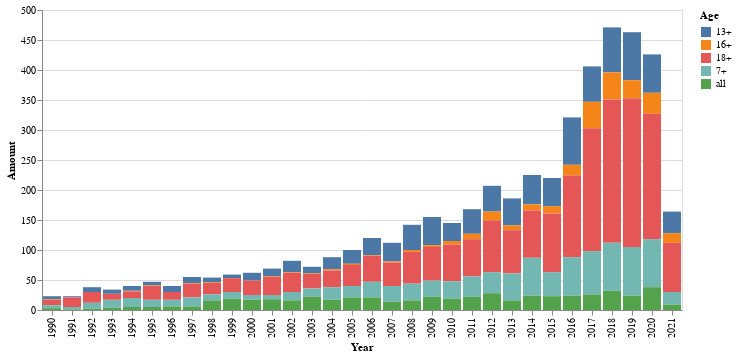

Write notebook code for a chart like this one.
### Markdown cell above
##Generador de Graficos

### Code cell
import altair as alt
years = base[base['Year'] >= 1990]['Year'].unique()
years.sort()
for year in years:
    base_filtrada_year = base[base['Year']==year]
    cantidad_year = base_filtrada_year.groupby(by='Age').count()[['ID']].reset_index()
    cantidad_year.columns = ['Age','Amount']
    cantidad_year['Year'] = year
    if year == years[0]:
        df = cantidad_year
    else:
        df = pd.concat([df,cantidad_year])
df['Year'] = df['Year'].astype(str)
alt.Chart(df).mark_bar().encode(
    x='Year:O',
    y='Amount:Q',
    color='Age:N'
)

### Figure 1 — Vega-Lite specification as saved in the notebook (floating-point values rounded to 4 significant figures; data arrays with more than 128 entries replaced by an {"elided": "..."} marker saying what was removed)
{"config": {"view": {"continuousWidth": 300, "continuousHeight": 300}}, "data": {"name": "data-b50c0a4b6ece0f0feb0412cc8236ac30"}, "mark": {"type": "bar"}, "encoding": {"color": {"field": "Age", "type": "nominal"}, "x": {"field": "Year", "type": "ordinal"}, "y": {"field": "Amount", "type": "quantitative"}}, "$schema": "https://vega.github.io/schema/vega-lite/v5.17.0.json", "datasets": {"data-b50c0a4b6ece0f0feb0412cc8236ac30": {"elided": "154 records"}}}
